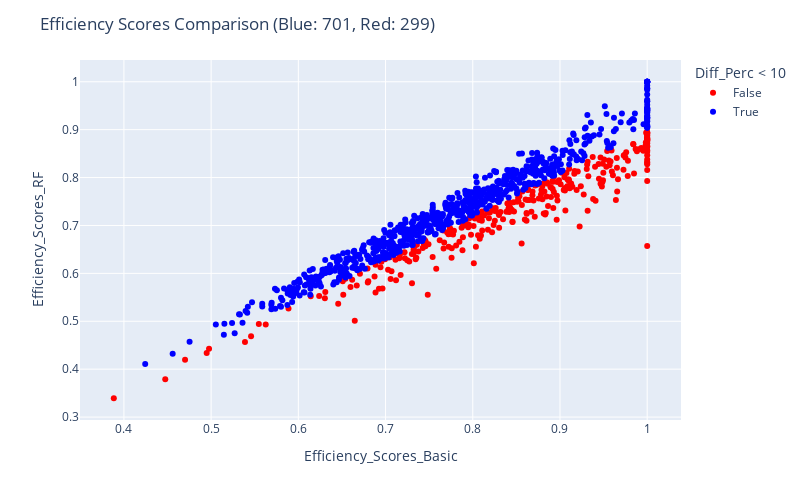

Notebook code cell kept with this figure:
### Code cell
fig = px.scatter(res_rf, x="Efficiency_Scores_Basic", y="Efficiency_Scores_RF", color = "Diff_Perc < 10", color_discrete_map= {True:"blue", False: "red"},
                 hover_data=["Efficiency_Scores_Basic", "Efficiency_Scores_RF", "Diff_Perc"] + [res_rf.index])

fig.update_layout(
    autosize=False,
    width=800,
    height=500,
    title_text=f"Efficiency Scores Comparison (Blue: {blue}, Red: {red})",
)

fig.show()

### Figure 1 — Plotly figure (JSON) as saved in the notebook; plotly's stock layout.template omitted (floating-point values rounded to 4 significant figures; data arrays with more than 128 entries replaced by an {"elided": "..."} marker saying what was removed)
{"data": [{"customdata": {"elided": "299x2 mixed values"}, "hovertemplate": "Diff_Perc < 10=False<br>Efficiency_Scores_Basic=%{x}<br>Efficiency_Scores_RF=%{y}<br>Diff_Perc=%{customdata[0]}<br>index=%{customdata[1]}<extra></extra>", "legendgroup": "False", "marker": {"color": "red", "symbol": "circle"}, "mode": "markers", "name": "False", "orientation": "v", "showlegend": true, "type": "scatter", "x": {"elided": "299 float values"}, "xaxis": "x", "y": {"elided": "299 float values"}, "yaxis": "y"}, {"customdata": {"elided": "701x2 mixed values"}, "hovertemplate": "Diff_Perc < 10=True<br>Efficiency_Scores_Basic=%{x}<br>Efficiency_Scores_RF=%{y}<br>Diff_Perc=%{customdata[0]}<br>index=%{customdata[1]}<extra></extra>", "legendgroup": "True", "marker": {"color": "blue", "symbol": "circle"}, "mode": "markers", "name": "True", "orientation": "v", "showlegend": true, "type": "scatter", "x": {"elided": "701 float values"}, "xaxis": "x", "y": {"elided": "701 float values"}, "yaxis": "y"}], "layout": {"autosize": false, "height": 500, "legend": {"title": {"text": "Diff_Perc < 10"}, "tracegroupgap": 0}, "margin": {"t": 60}, "title": {"text": "Efficiency Scores Comparison (Blue: 701, Red: 299)"}, "width": 800, "xaxis": {"anchor": "y", "autorange": true, "domain": [0, 1], "range": [0.3495, 1.039], "title": {"text": "Efficiency_Scores_Basic"}, "type": "linear"}, "yaxis": {"anchor": "x", "autorange": true, "domain": [0, 1], "range": [0.2939, 1.045], "title": {"text": "Efficiency_Scores_RF"}, "type": "linear"}}}
